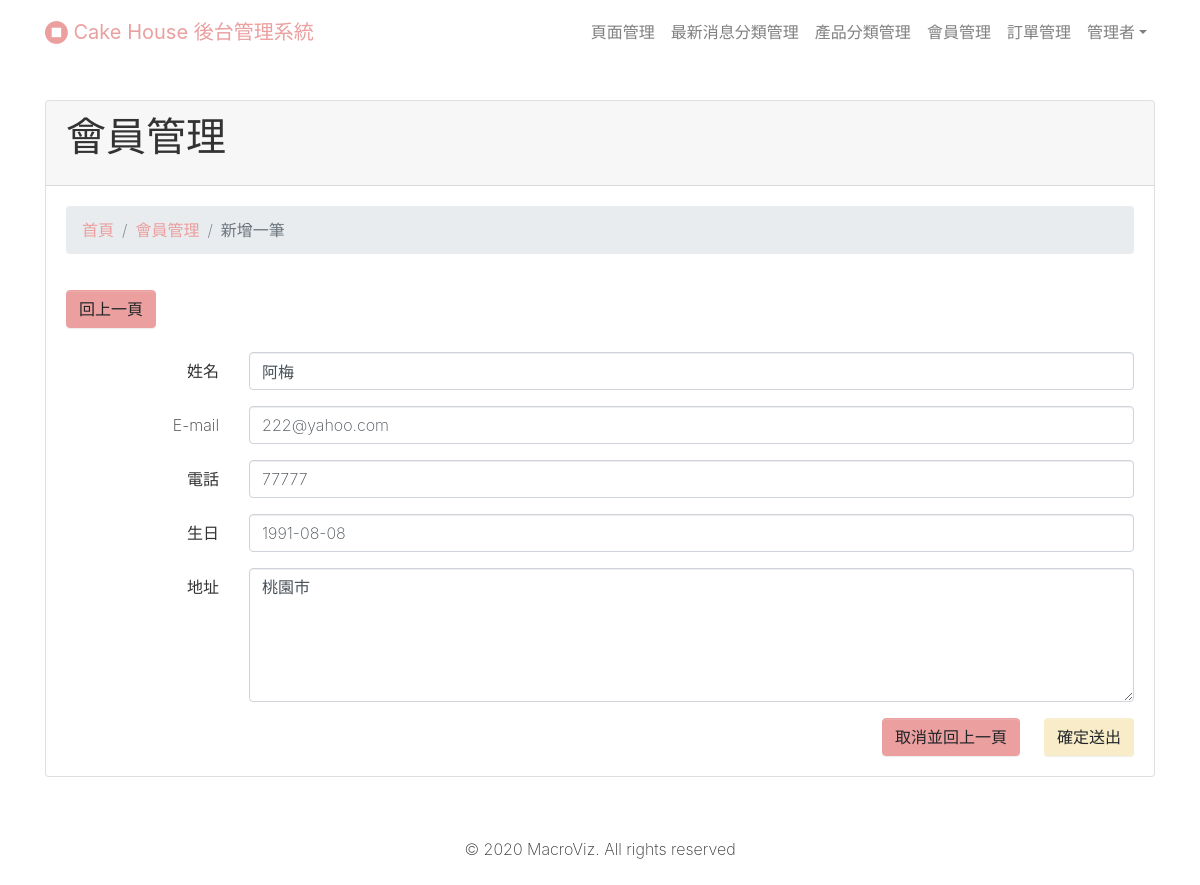
The app's page /admin/members/edit1.php?gmemberID=12 with its own data.
### tables this page shows
CREATE TABLE `members` (
  `memberID` int(11) NOT NULL,
  `level` int(12) DEFAULT NULL,
  `name_date` varchar(255) DEFAULT NULL,
  `account` varchar(255) DEFAULT NULL,
  `password` varchar(255) DEFAULT NULL,
  `phone` varchar(255) DEFAULT NULL,
  `mobile` varchar(255) DEFAULT NULL,
  `email` varchar(255) DEFAULT NULL,
  `county` varchar(255) DEFAULT NULL,
  `district` varchar(255) DEFAULT NULL,
  `zipcode` varchar(255) DEFAULT NULL,
  `address` varchar(255) DEFAULT NULL,
  `birthday` varchar(255) DEFAULT NULL,
  `gender` int(11) DEFAULT NULL,
  `created_at` varchar(255) DEFAULT NULL,
  `updated_at` varchar(255) DEFAULT NULL
);

### admin/members/edit1.php (the view, shortened to what this page needs)
<?php require_once('../../connection/connection.php');?>
<?php
if(isset($_POST['EditForm']) && $_POST['EditForm'] == "EDIT"){
  $sql= "UPDATE members SET name_date= :name_date, email= :email, phone= :phone, birthday= :birthday, address= :address, updated_at= :updated_at where memberID = :memberID";
  $sth = $db ->prepare($sql);
  $sth ->bindParam(":name_date", $_POST['name_date'], PDO::PARAM_STR);
  $sth ->bindParam(":email", $_POST['email'], PDO::PARAM_STR);
  $sth ->bindParam(":phone", $_POST['phone'], PDO::PARAM_STR);
  $sth ->bindParam(":birthday", $_POST['birthday'], PDO::PARAM_STR);
  $sth ->bindParam(":address", $_POST['address'], PDO::PARAM_STR);
  $sth ->bindParam(":updated_at", $_POST['updated_at'], PDO::PARAM_STR);
  $sth ->bindParam(":memberID", $_POST['memberID'], PDO::PARAM_INT);
  $sth ->execute();
  header('Location: list1.php');
}else{
  $query = $db->query("SELECT * FROM members WHERE memberID= ".$_GET['gmemberID']);
  $members = $query->fetch(PDO::FETCH_ASSOC);
}
?>
<!DOCTYPE html>
<html>
<?php require_once('../layouts/head.php'); ?>
<body style="">
<?php require_once('../layouts/navbar.php'); ?>
  <div class="py-4">
    <div class="container">
      <div class="row">
        <div class="col-md-12">
          <div class="card">
            <div class="card-header">
              <h1>會員管理</h1>
            </div>
            <div class="card-body">
              <ul class="breadcrumb mb-2">
                <li class="breadcrumb-item"> <a href="#">首頁</a> </li>
                <li class="breadcrumb-item"><a href="#">會員管理</a></li>
                <li class="breadcrumb-item active">新增一筆</li>
              </ul>
              <div class="row">
                <div class="col-md-12 my-3"><a class="btn btn-primary" href="list1.php">回上一頁</a></div>
              </div>
              <form id="EditForm" class="text-right" method="post" action="edit1.php">
              <div class="form-group row"> <label for="inputmailh" class="col-2 col-form-label">姓名</label>
                  <div class="col-10">
                    <input type="text" class="form-control" id="name_date" name="name_date" value="<?php echo $members['name_date']; ?>"> </div>
                </div>
                <div class="form-group row"> <label for="inputpasswordh" class="col-2 col-form-label" contenteditable="true">E-mail</label>
                  <div class="col-10">
                    <input type="text" class="form-control" id="email" name="email" value="<?php echo $members['email']; ?>"> </div>
                </div>
                <div class="form-group row"> <label for="inputpasswordh" class="col-2 col-form-label" contenteditable="true">電話</label>
                  <div class="col-10">
                    <input type="text" class="form-control" id="phone" name="phone" value="<?php echo $members['phone']; ?>"> </div>
                </div>
                <div class="form-group row"> <label for="inputpasswordh" class="col-2 col-form-label" contenteditable="true">生日</label>
                  <div class="col-10">
                    <input type="text" class="form-control" id="birthday" name="birthday" value="<?php echo $members['birthday']; ?>"> </div>
                </div>
                <div class="form-group row"> <label for="inputpasswordh" class="col-2 col-form-label">地址</label>
                  <div class="col-10">
                    <textarea rows="5" class="form-control" name="address"><?php echo $members['address']; ?></textarea> </div>
                </div>
                <button type="submit" class="btn mr-3 btn-primary">取消並回上一頁</button><button type="submit" class="btn btn-secondary">確定送出</button>
              </form>
            </div>
          </div>
        </div>
      </div>
    </div>
  </div>
  <?php require_once('../layouts/footer.php'); ?>
</body>
</html>

### records on screen
members: name_date "阿梅", email "222@yahoo.com", phone "77777", birthday "1991-08-08", address "桃園市"
